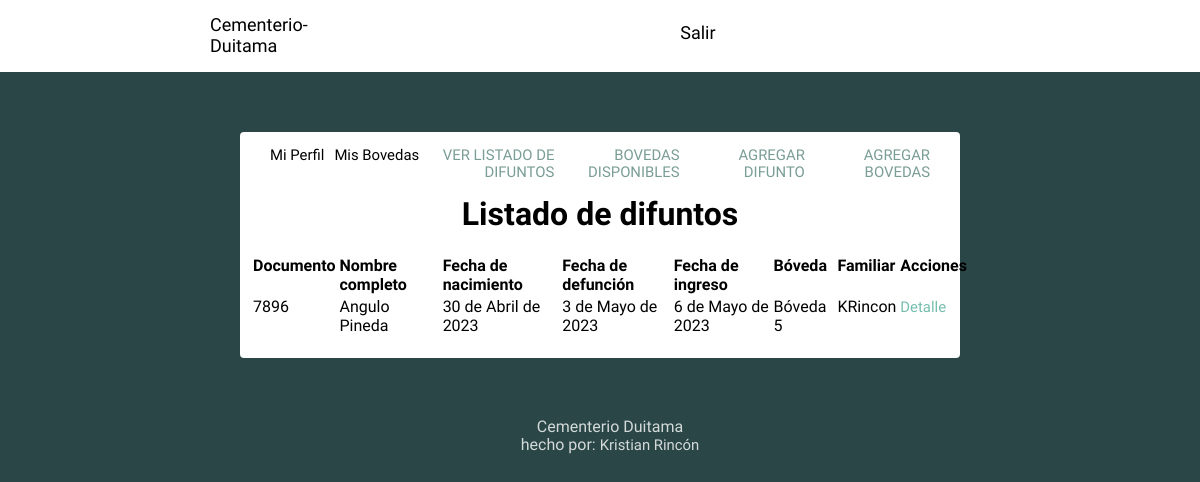
Page /difuntos/list/ (signed in) on the committed database.
### core/models.py (models this page shows, shortened)
class Difunto(models.Model):
    documento = models.IntegerField(primary_key=True)
    nombre_completo = models.CharField(max_length=100)
    fecha_nacimiento = models.DateField()
    fecha_defuncion = models.DateField()
    fecha_ingreso_boveda = models.DateField()
    boveda_asignada = models.ForeignKey(Alquiler, on_delete=models.CASCADE, verbose_name='asignar boveda')
    familiar = models.ForeignKey(User, on_delete=models.CASCADE)

class Alquiler(models.Model):
    usuario = models.ForeignKey(User, on_delete=models.CASCADE)
    boveda = models.ForeignKey(Boveda, on_delete=models.CASCADE)
    fecha_alquiler = models.DateTimeField(auto_now_add=True)
    def __str__(self):
        return f'Bóveda {self.boveda.numero}'
    class Meta:
        verbose_name_plural = 'Alquileres'

class Boveda(models.Model):
    numero = models.AutoField(primary_key=True, null=False, blank=False,)
    ubicacion = models.CharField(max_length=100, null=False, blank=False,)
    disponible = models.BooleanField(default=True)
    class Meta:
        verbose_name_plural = "Bóvedas disponibles"

### core/views.py (the view)
# urls.py: path('difuntos/list/', views.lista_difuntos, name='difunto_list'),
@login_required
def lista_difuntos(request):
    difuntos = Difunto.objects.filter(familiar=request.user)
    return render(request, 'difuntos/list.html', {'difuntos': difuntos})

### core/templates/difuntos/list.html (shortened to what this page needs)
{% extends 'layout.html' %}
{% block content %}
<h1 class="h1">Listado de difuntos</h1>
<table>
    <thead>
        <tr>
            <th rowspan="2">Documento</th>
            <th>Nombre completo</th>
            <th>Fecha de nacimiento</th>
            <th>Fecha de defunción</th>
            <th>Fecha de ingreso</th>
            <th>Bóveda</th>
            <th>Familiar</th>
            <th>Acciones</th>
        </tr>
    </thead>
    <tbody>
        {% for difunto in difuntos %}
        <tr class="fila">
            <td>{{ difunto.documento }}</td>
            <td>{{ difunto.nombre_completo }}</td>
            <td>{{ difunto.fecha_nacimiento }}</td>
            <td>{{ difunto.fecha_defuncion }}</td>
            <td>{{ difunto.fecha_ingreso_boveda }}</td>
            <td>{{ difunto.boveda_asignada }}</td>
            <td>{{ difunto.familiar }}</td>
            <td>
                <a href="{% url 'difunto_detail' difunto.documento %}" class="enlace-detalle">Detalle</a>
            </td>
        </tr>
        {% endfor %}
    </tbody>
</table>
{% endblock %}

### core/static/core/style.css (style rules this page uses)
body { background: #2a4646; font-size: 62.5%; font-family: 'Varela Round', Helvetica, Arial, serif; }
.h1 { margin-top: 0%; text-align: center; font-size: 2rem; }
table { width: 100%; font-size: 16px; margin-left: 10px; }
th, td { vertical-align: top; }
th { font-weight: bold; text-align: left; }
a { font-size: .93rem; text-decoration: none; color: black; }
.enlace-detalle { color: #76beaf; }
.fila { position: static; margin-left: 10px; }

### rows in the picture
Difunto: documento "7896", nombre_completo "Angulo Pineda", fecha_nacimiento "30 de Abril de 2023", fecha_defuncion "3 de Mayo de 2023", fecha_ingreso_boveda "6 de Mayo de 2023", boveda_asignada "Bóveda 5", familiar "KRincon"
